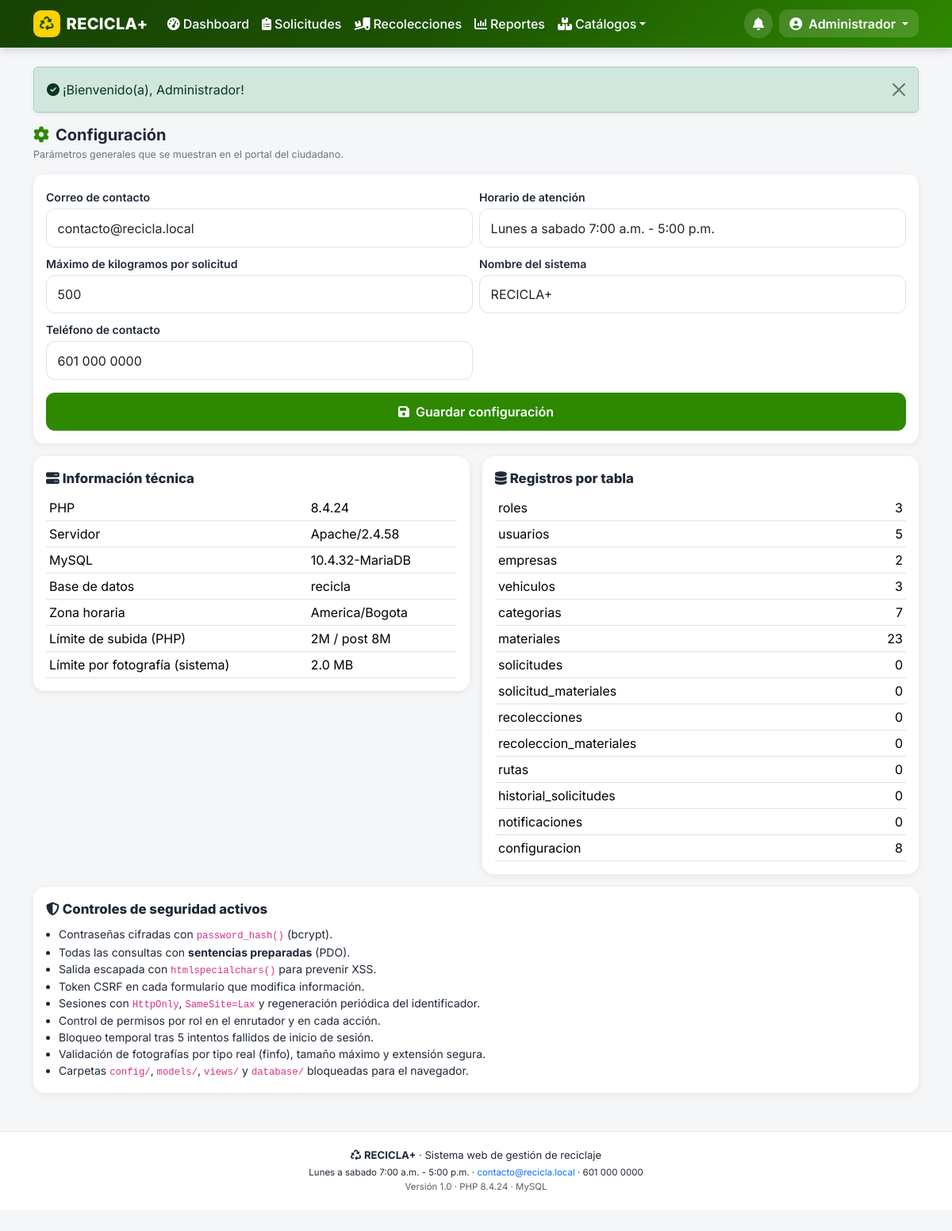
The page /index.php?p=a_config (signed in) on the database its author committed.
### tables this page shows
CREATE TABLE usuarios (
  id                  INT UNSIGNED NOT NULL AUTO_INCREMENT,
  rol_id              TINYINT UNSIGNED NOT NULL,
  empresa_id          INT UNSIGNED NULL,           
  nombres             VARCHAR(80)  NOT NULL,
  apellidos           VARCHAR(80)  NOT NULL,
  documento           VARCHAR(20)  NOT NULL,
  telefono            VARCHAR(20)  NULL,
  email               VARCHAR(120) NOT NULL,
  password            VARCHAR(255) NOT NULL,       
  direccion           VARCHAR(160) NULL,
  barrio              VARCHAR(60)  NULL,
  ciudad              VARCHAR(60)  NULL,
  estado              ENUM('activo','inactivo') NOT NULL DEFAULT 'activo',
  token_recuperacion  VARCHAR(64)  NULL,
  token_expira        DATETIME     NULL,
  ultimo_acceso       DATETIME     NULL,
  created_at          DATETIME NOT NULL DEFAULT CURRENT_TIMESTAMP,
  PRIMARY KEY (id),
  UNIQUE KEY uk_usuarios_email (email),
  UNIQUE KEY uk_usuarios_documento (documento),
  KEY ix_usuarios_rol (rol_id),
  KEY ix_usuarios_empresa (empresa_id),
  KEY ix_usuarios_ciudad_barrio (ciudad, barrio),
  CONSTRAINT fk_usuarios_rol FOREIGN KEY (rol_id) REFERENCES roles (id),
  CONSTRAINT fk_usuarios_empresa FOREIGN KEY (empresa_id) REFERENCES empresas (id) ON DELETE SET NULL
);

CREATE TABLE configuracion (
  clave  VARCHAR(40)  NOT NULL,
  valor  VARCHAR(255) NOT NULL,
  PRIMARY KEY (clave)
);

### controllers/AdminController.php (called while the page is built, shortened)
<?php
final class AdminController
{
    public function configuracion(): void
    {
        vista('admin/configuracion', [
            'titulo' => 'Configuración',
            'items'  => db()->query('SELECT clave, valor FROM configuracion ORDER BY clave')->fetchAll(),
        ]);
    }
}

### index.php (called while the page is built, shortened)
<?php
require __DIR__ . '/config/config.php';
$p = (string) ($_GET['p'] ?? 'inicio');
[$controlador, $metodo, $rolRequerido] = $rutas[$p];
if ($rolRequerido !== null) {
    exigirRol($rolRequerido);
}
try {
    (new $controlador())->$metodo();
} catch (Throwable $e) {
    error_log('[RECICLA+] ' . $e->getMessage() . ' @ ' . $e->getFile() . ':' . $e->getLine());
    http_response_code(500);
    vista('errores/500', ['titulo' => 'Error del sistema', 'mensaje' => $e->getMessage()]);
}

### views/admin/configuracion.php (the view, shortened to what this page needs)
<h1 class="h5 fw-bold mb-1"><i class="fa-solid fa-gear texto-verde me-2"></i>Configuración</h1>
<p class="hint">Parámetros generales que se muestran en el portal del ciudadano.</p>
<form method="post" action="<?= e(url('a_config_post')) ?>" novalidate>
  <div class="tarjeta-form">
    <div class="row g-2">
      <?php
      $etiquetas = [
          'nombre_sistema'    => ['Nombre del sistema', 'text'],
          'email_contacto'    => ['Correo de contacto', 'email'],
          'telefono_contacto' => ['Teléfono de contacto', 'text'],
          'horario_atencion'  => ['Horario de atención', 'text'],
          'max_kg_solicitud'  => ['Máximo de kilogramos por solicitud', 'number'],
      ];
      foreach ($items as $item):
          if (!isset($etiquetas[$item['clave']])) { continue; }
          [$texto, $tipo] = $etiquetas[$item['clave']];
      ?>
        <div class="col-12 col-md-6">
          <label class="form-label" for="<?= e($item['clave']) ?>"><?= e($texto) ?></label>
          <input class="form-control" type="<?= e($tipo) ?>" id="<?= e($item['clave']) ?>" name="<?= e($item['clave']) ?>"
                 value="<?= e($item['valor']) ?>" maxlength="255">
        </div>
      <?php endforeach; ?>
    </div>
    <button class="btn btn-recicla btn-accion w-100 mt-3" type="submit"><i class="fa-solid fa-floppy-disk me-2"></i>Guardar configuración</button>
  </div>
</form>
<div class="row g-3">
  <div class="col-12 col-lg-6">
    <div class="tarjeta p-3">
      <span class="seccion-titulo d-block mb-2"><i class="fa-solid fa-server me-1"></i>Información técnica</span>
      <table class="table table-sm mb-0">
        <tbody>
          <tr><td>PHP</td><td><?= e(PHP_VERSION) ?></td></tr>
          <tr><td>Servidor</td><td><?= e($_SERVER['SERVER_SOFTWARE'] ?? 'PHP CLI') ?></td></tr>
          <tr><td>MySQL</td><td><?= e((string) db()->getAttribute(PDO::ATTR_SERVER_VERSION)) ?></td></tr>
          <tr><td>Base de datos</td><td><?= e(DB_NAME) ?></td></tr>
          <tr><td>Zona horaria</td><td><?= e(date_default_timezone_get()) ?></td></tr>
          <tr><td>Límite de subida (PHP)</td><td><?= e(ini_get('upload_max_filesize')) ?> / post <?= e(ini_get('post_max_size')) ?></td></tr>
          <tr><td>Límite por fotografía (sistema)</td><td><?= e(number_format(MAX_FOTO_BYTES / 1048576, 1)) ?> MB</td></tr>
        </tbody>
      </table>
    </div>
  </div>
  <div class="col-12 col-lg-6">
    <div class="tarjeta p-3">
      <span class="seccion-titulo d-block mb-2"><i class="fa-solid fa-database me-1"></i>Registros por tabla</span>
      <table class="table table-sm mb-0">
        <tbody>
        <?php
        $tablas = ['roles', 'usuarios', 'empresas', 'vehiculos', 'categorias', 'materiales',
                   'solicitudes', 'solicitud_materiales', 'recolecciones', 'recoleccion_materiales',
                   'rutas', 'historial_solicitudes', 'notificaciones', 'configuracion'];
        foreach ($tablas as $t):
            $total = (int) db()->query("SELECT COUNT(*) FROM `$t`")->fetchColumn();
        ?>
          <tr><td><?= e($t) ?></td><td class="text-end"><?= $total ?></td></tr>
        <?php endforeach; ?>
        </tbody>
      </table>
    </div>
  </div>
</div>
<div class="tarjeta p-3 mt-3">
  <span class="seccion-titulo d-block mb-2"><i class="fa-solid fa-shield-halved me-1"></i>Controles de seguridad activos</span>
  <ul class="small mb-0 ps-3">
    <li>Contraseñas cifradas con <code>password_hash()</code> (bcrypt).</li>
    <li>Todas las consultas con <strong>sentencias preparadas</strong> (PDO).</li>
    <li>Salida escapada con <code>htmlspecialchars()</code> para prevenir XSS.</li>
    <li>Token CSRF en cada formulario que modifica información.</li>
    <li>Sesiones con <code>HttpOnly</code>, <code>SameSite=Lax</code> y regeneración periódica del identificador.</li>
    <li>Control de permisos por rol en el enrutador y en cada acción.</li>
    <li>Bloqueo temporal tras <?= (int) LOGIN_MAX_INTENTOS ?> intentos fallidos de inicio de sesión.</li>
    <li>Validación de fotografías por tipo real (finfo), tamaño máximo y extensión segura.</li>
    <li>Carpetas <code>config/</code>, <code>models/</code>, <code>views/</code> y <code>database/</code> bloqueadas para el navegador.</li>
  </ul>
</div>

### views/layouts/header.php (shortened to what this page needs)
<?php
$u = $usuario ?? null;
$nav = $navTipo ?? '';
$sysName = config_get('nombre_sistema', 'RECICLA+');
?>
<!doctype html>
<html lang="es">
<head>
<link href="https://cdn.jsdelivr.net/npm/bootstrap@5.3.3/dist/css/bootstrap.min.css" rel="stylesheet">
<link href="https://cdnjs.cloudflare.com/ajax/libs/font-awesome/6.5.2/css/all.min.css" rel="stylesheet">
<link rel="stylesheet" href="<?= e(BASE_URL) ?>/assets/css/recicla.css">
</head>
<body class="rol-<?= e($nav !== '' ? $nav : 'publico') ?><?= $u ? ' con-nav-inferior' : '' ?>">
<nav class="navbar navbar-expand-lg navbar-recicla sticky-top">
  <div class="container">
    <a class="navbar-brand d-flex align-items-center gap-2" href="<?= e(url($u ? ($u['rol'] === 'ciudadano' ? 'panel' : ($u['rol'] === 'empresa' ? 'e_panel' : 'a_panel')) : 'inicio')) ?>">
      <span class="marca-icono"><i class="fa-solid fa-recycle"></i></span>
      <span class="marca-texto"><?= e($sysName) ?></span>
    </a>
    <div class="d-flex align-items-center gap-2 order-lg-3">
      <?php if ($u): ?>
        <a class="btn-aviso position-relative" href="<?= e($u['rol'] === 'ciudadano' ? url('notificaciones') : url($u['rol'] === 'empresa' ? 'e_panel' : 'a_panel')) ?>" title="Avisos">
          <i class="fa-solid fa-bell"></i>
        </a>
        <div class="dropdown">
          <button class="btn btn-usuario dropdown-toggle" type="button" data-bs-toggle="dropdown" aria-expanded="false">
            <i class="fa-solid fa-circle-user"></i>
            <span class="d-none d-sm-inline ms-1"><?= e($u['nombres']) ?></span>
          </button>
        </div>
      <?php else: ?>
        <a class="btn btn-sm btn-claro" href="<?= e(url('materiales')) ?>"><i class="fa-solid fa-list-check me-1"></i>Materiales</a>
        <a class="btn btn-sm btn-amarillo" href="<?= e(url('login')) ?>"><i class="fa-solid fa-right-to-bracket me-1"></i>Ingresar</a>
      <?php endif; ?>
    </div>
    <?php if ($u && $nav !== 'ciudadano'): ?>
      <div class="collapse navbar-collapse order-lg-2" id="menuPrincipal">
        <ul class="navbar-nav me-auto mb-2 mb-lg-0">
          <?php if ($nav === 'empresa'): ?>
            <li class="nav-item"><a class="nav-link <?= activo('e_panel') ?>" href="<?= e(url('e_panel')) ?>"><i class="fa-solid fa-gauge-high me-1"></i>Dashboard</a></li>
            <li class="nav-item"><a class="nav-link <?= activo('e_solicitudes') ?>" href="<?= e(url('e_solicitudes')) ?>"><i class="fa-solid fa-inbox me-1"></i>Solicitudes</a></li>
            <li class="nav-item"><a class="nav-link <?= activo('e_rutas') ?>" href="<?= e(url('e_rutas')) ?>"><i class="fa-solid fa-route me-1"></i>Rutas</a></li>
            <li class="nav-item"><a class="nav-link <?= activo('e_historial') ?>" href="<?= e(url('e_historial')) ?>"><i class="fa-solid fa-truck-ramp-box me-1"></i>Recolecciones</a></li>
            <li class="nav-item"><a class="nav-link <?= activo('e_perfil') ?>" href="<?= e(url('e_perfil')) ?>"><i class="fa-solid fa-building me-1"></i>Mi empresa</a></li>
          <?php else: ?>
            <li class="nav-item"><a class="nav-link <?= activo('a_panel') ?>" href="<?= e(url('a_panel')) ?>"><i class="fa-solid fa-gauge-high me-1"></i>Dashboard</a></li>
            <li class="nav-item"><a class="nav-link <?= activo('a_solicitudes') ?>" href="<?= e(url('a_solicitudes')) ?>"><i class="fa-solid fa-clipboard-list me-1"></i>Solicitudes</a></li>
            <li class="nav-item"><a class="nav-link <?= activo('a_recolecciones') ?>" href="<?= e(url('a_recolecciones')) ?>"><i class="fa-solid fa-truck-ramp-box me-1"></i>Recolecciones</a></li>
            <li class="nav-item"><a class="nav-link <?= activo('a_reportes') ?>" href="<?= e(url('a_reportes')) ?>"><i class="fa-solid fa-chart-column me-1"></i>Reportes</a></li>
            <li class="nav-item dropdown">
              <a class="nav-link dropdown-toggle <?= (activo('a_materiales') . activo('a_categorias')) !== '' ? 'active' : '' ?>" href="#" role="button" data-bs-toggle="dropdown"><i class="fa-solid fa-boxes-stacked me-1"></i>Catálogos</a>
            </li>
          <?php endif; ?>
        </ul>
      </div>
    <?php endif; ?>
  </div>
</nav>
<main id="contenido" class="container py-3 py-lg-4">
<?= flash_render() ?>

### assets/css/recicla.css (style rules this page uses)
:root { --verde: #2e8800; --verde-oscuro: #1c5202; --verde-claro: #e8f5e0; --amarillo: #ffd200; --azul: #0072bc; --gris-fondo: #f4f6f8; --texto: #1f2937; --radio: .9rem; --sombra: 0 2px 10px rgba(0, 0, 0, .07); }
body { font-family: 'Inter', system-ui, -apple-system, 'Segoe UI', sans-serif; background: var(--gris-fondo); color: var(--texto); overflow-x: hidden; padding-bottom: 1rem; }
body.con-nav-inferior { padding-bottom: 5.6rem; }
a { text-decoration: none; }
.navbar-recicla { background: linear-gradient(135deg, #174305, #1c5202 45%, #2e8800); box-shadow: 0 2px 12px rgba(0, 0, 0, .18); }
.navbar-recicla .navbar-brand, .navbar-recicla .nav-link, .navbar-recicla .btn-usuario { color: #fff; }
.navbar-recicla .nav-link { font-weight: 500; border-radius: .5rem; padding: .5rem .75rem; }
.marca-icono { display: inline-flex; align-items: center; justify-content: center; width: 2.1rem; height: 2.1rem; border-radius: .6rem; background: var(--amarillo); color: var(--verde-oscuro); font-size: 1.1rem; }
.marca-texto { font-weight: 800; letter-spacing: .3px; }
.btn-usuario { background: rgba(255, 255, 255, .14); border: 0; border-radius: 2rem; padding: .35rem .8rem; font-weight: 600; }
.btn-aviso { position: relative; color: #fff; width: 2.3rem; height: 2.3rem; border-radius: 50%; display: inline-flex; align-items: center; justify-content: center; background: rgba(255, 255, 255, .14); }
.btn { border-radius: .7rem; font-weight: 600; }
.btn-recicla { background: var(--verde); color: #fff; border: 0; }
.btn-accion { min-height: 3rem; }
.tarjeta, .card { border: 0; border-radius: var(--radio); box-shadow: var(--sombra); background: #fff; }
.form-label { font-weight: 600; font-size: .88rem; margin-bottom: .25rem; }
.form-control, .form-select { border-radius: .7rem; padding: .7rem .85rem; border-color: #dfe3e8; }
.tarjeta-form { background: #fff; border-radius: var(--radio); box-shadow: var(--sombra); padding: 1rem; margin-bottom: 1rem; }
.hint { font-size: .78rem; color: #6b7280; }
.texto-verde { color: var(--verde) !important; }
.seccion-titulo { font-weight: 800; font-size: 1.05rem; }

### rows shown on the page
usuarios: nombres "Administrador"
configuracion: texto "Correo de contacto", email_contacto "contacto@recicla.local"
configuracion: texto "Horario de atención", horario_atencion "Lunes a sabado 7:00 a.m. - 5:00 p.m."
configuracion: texto "Máximo de kilogramos por solicitud", max_kg_solicitud "500"
configuracion: texto "Nombre del sistema", nombre_sistema "RECICLA+"
configuracion: texto "Teléfono de contacto", telefono_contacto "601 000 0000"

### other values the page prints
$sysName "RECICLA+"
$f['msg'] "¡Bienvenido(a), Administrador!"
PHP_VERSION "8.4.24"
$_SERVER['SERVER_SOFTWARE'] "Apache/2.4.58"
db()->getAttribute(PDO::ATTR_SERVER_VERSION) "10.4.32-MariaDB"
DB_NAME "recicla"
date_default_timezone_get() "America/Bogota"
ini_get('upload_max_filesize') "2M"
ini_get('post_max_size') "8M"
MAX_FOTO_BYTES / 1048576 "2.0"
$t "roles"
$total "3"
$t "usuarios"
$total "5"
$t "empresas"
